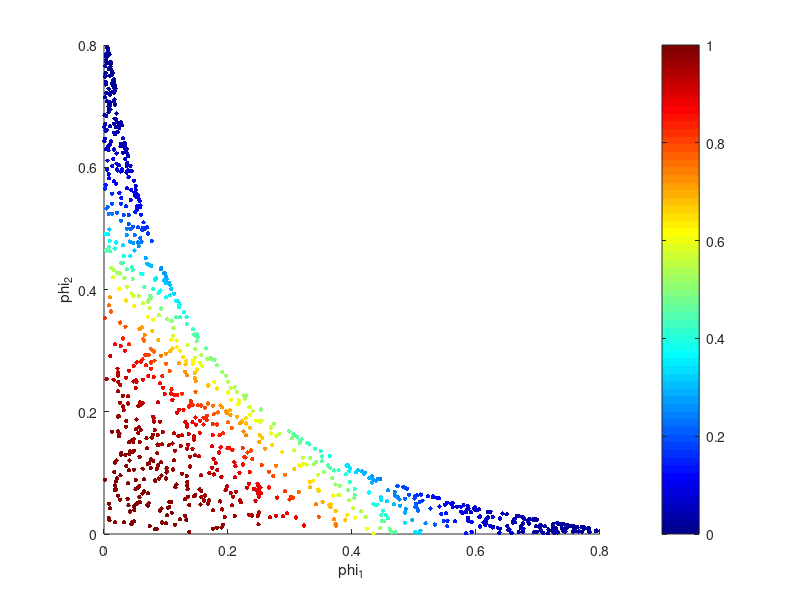

MATLAB code to generate this figure:
clear
data = load('a010_irlsdata.txt','-ASCII');
X = data(:,1:2); C = data(:,3);

%%
% E2 P2 Q1
Red = C;
Gre = ones(length(C),1) - Red;
Blu = zeros(length(C),1);

scatter(X(:,1),X(:,2),25,[Red Gre Blu],'fill');
xlabel('x_1');
ylabel('x_2');

%%
% E2 P2 Q2

Ps = [ones(length(X),1), X];
w0 = [0;0;0]

sigmf = @(x) 1./(1+exp(-x))
y = @(x,w) sigmf(w(1) + (w(2).*x(:,1)) + (w(3).*x(:,2)))

% class probabilities before optimization:
y(X,w0)
%%
iters = 10;
w = w0
for i = 1:iters
    R = repmat((y(X,w).*(1-y(X,w))),1,length(X)).*eye(length(X));
    H = Ps'*R*Ps;
    d = Ps'*(y(X,w)-C);
    w = w - inv(H)*d;
end
w

%%
% E2 P2 Q3
cl = y(X,w)
mycolormap = colormap('Jet');
d64 = [0:63]/63; % 
c = interp1(d64, mycolormap,cl);

dotsize = 10;
scatter(X(:,1),X(:,2),dotsize,c,'fill');
xlabel('x_1');
ylabel('x_2');
colorbar;

%%
E_w = -sum(C.*log(y(X,w))+(1-C).*log(1-y(X,w)))
E_w0 = -sum(C.*log(y(X,w0))+(1-C).*log(1-y(X,w0)))

%%
% E2 P2 Q4
s = 0.2;
S = eye(2)*s;
mu1 = [0,0];
mu2 = [1,1];

p1 = mvnpdf(X,mu1,S);
p2 = mvnpdf(X,mu2,S);

scatter(p1,p2,25,[Red Gre Blu],'fill');
xlabel('phi_1');
ylabel('phi_2');

%%
% E2 P2 Q5
F = [p1,p2];
FPs = [ones(length(F),1), F];

iters = 100;
wf = w0
for i = 1:iters
    R = repmat((y(F,wf).*(1-y(F,wf))),1,length(F)).*eye(length(F));
    H = FPs'*R*FPs;
    d = FPs'*(y(F,wf)-C);
    wf = wf - inv(H)*d;
end
wf

cl_f = y(F,wf)
mycolormap = colormap('Jet');
d64 = [0:63]/63; % 
c_f = interp1(d64, mycolormap,cl_f);

dotsize = 10;
scatter(F(:,1),F(:,2),dotsize,c_f,'fill');
xlabel('phi_1');
ylabel('phi_2');
colorbar;

E_wf = -sum(C.*log(y(F,wf))+(1-C).*log(1-y(F,wf)))